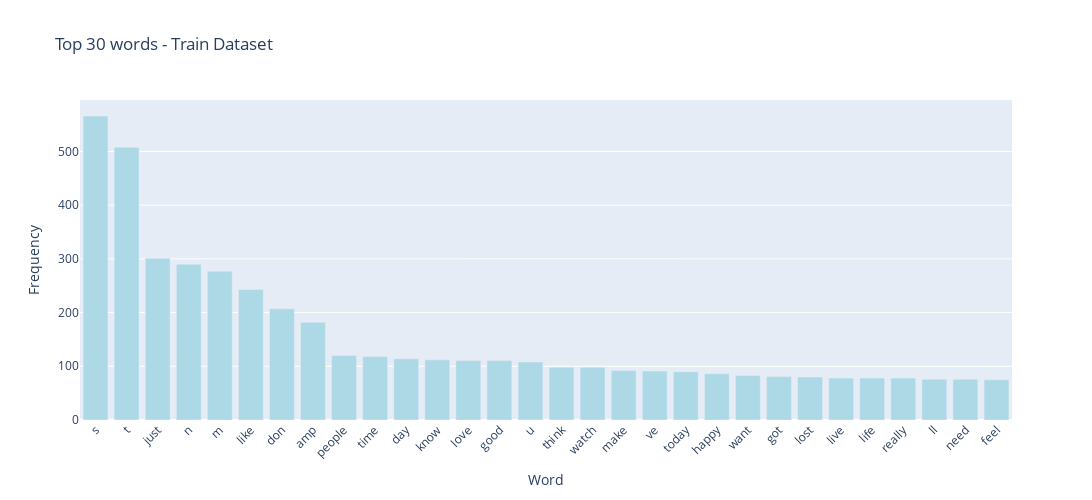
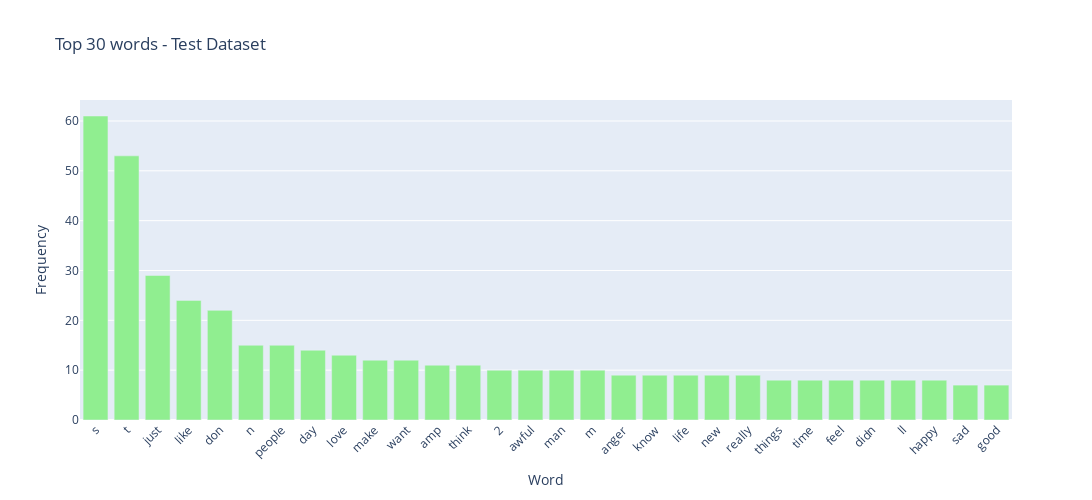

Source (notebook cell) for these figures, in order:
### Markdown cell above
---
##### <a id='toc1_5_1_1_1_'></a>[**>>> Exercise 1 (Take home):**](#toc0_)
Plot word frequency for Top 30 words in both train and test dataset. (Hint: refer to DM lab 1)

### Code cell
import numpy as np
from sklearn.feature_extraction.text import CountVectorizer

def top_n_words(text_series, n=30, stop_words='english'):
    """Return a DataFrame with top-n words and their counts from a pandas Series of texts."""
    # ensure strings
    corpus = text_series.astype('U').values
    vect = CountVectorizer(stop_words=stop_words, token_pattern=r"(?u)\b\w+\b")
    X = vect.fit_transform(corpus)
    sums = np.asarray(X.sum(axis=0)).ravel()
    words = np.array(vect.get_feature_names_out())
    top_idx = np.argsort(sums)[::-1][:n]
    return pd.DataFrame({'word': words[top_idx], 'count': sums[top_idx]})

# compute top 30 words for train and test
top_train = top_n_words(train_df['text'], n=30)
top_test = top_n_words(test_df['text'], n=30)

# plot training data - vertical bar chart with words on x-axis
fig_train = go.Figure(data=[
    go.Bar(x=top_train['word'], y=top_train['count'],
           marker=dict(color='lightblue'))
])
fig_train.update_layout(
    title='Top 30 words - Train Dataset',
    xaxis_title='Word',
    yaxis_title='Frequency',
    height=500,
    width=1200,
    xaxis_tickangle=-45
)
fig_train.show()

# plot testing data - vertical bar chart with words on x-axis
fig_test = go.Figure(data=[
    go.Bar(x=top_test['word'], y=top_test['count'],
           marker=dict(color='lightgreen'))
])
fig_test.update_layout(
    title='Top 30 words - Test Dataset',
    xaxis_title='Word',
    yaxis_title='Frequency',
    height=500,
    width=1200,
    xaxis_tickangle=-45
)
fig_test.show()

# also show the dataframes for reference
print('Top words in training set:')
display(top_train)
print('\nTop words in testing set:')
display(top_test)

### Figure 1 — Plotly figure (JSON) as saved in the notebook; plotly's stock layout.template omitted (floating-point values rounded to 4 significant figures)
{"data": [{"marker": {"color": "lightblue"}, "type": "bar", "x": ["s", "t", "just", "n", "m", "like", "don", "amp", "people", "time", "day", "know", "love", "good", "u", "think", "watch", "make", "ve", "today", "happy", "want", "got", "lost", "live", "life", "really", "ll", "need", "feel"], "y": [566, 508, 301, 290, 277, 243, 207, 182, 120, 118, 114, 112, 111, 111, 108, 98, 98, 92, 91, 90, 86, 83, 81, 80, 78, 78, 78, 76, 76, 75]}], "layout": {"height": 500, "title": {"text": "Top 30 words - Train Dataset"}, "width": 1200, "xaxis": {"tickangle": -45, "title": {"text": "Word"}}, "yaxis": {"title": {"text": "Frequency"}}}}

### Figure 2 — Plotly figure (JSON) as saved in the notebook; plotly's stock layout.template omitted (floating-point values rounded to 4 significant figures)
{"data": [{"marker": {"color": "lightgreen"}, "type": "bar", "x": ["s", "t", "just", "like", "don", "n", "people", "day", "love", "make", "want", "amp", "think", "2", "awful", "man", "m", "anger", "know", "life", "new", "really", "things", "time", "feel", "didn", "ll", "happy", "sad", "good"], "y": [61, 53, 29, 24, 22, 15, 15, 14, 13, 12, 12, 11, 11, 10, 10, 10, 10, 9, 9, 9, 9, 9, 8, 8, 8, 8, 8, 8, 7, 7]}], "layout": {"height": 500, "title": {"text": "Top 30 words - Test Dataset"}, "width": 1200, "xaxis": {"tickangle": -45, "title": {"text": "Word"}}, "yaxis": {"title": {"text": "Frequency"}}}}
